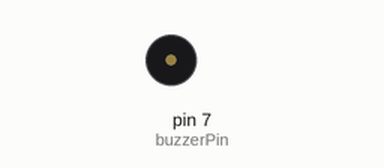
The sketch below on a simulated Arduino Uno, built with avr-gcc and run on an emulated ATmega328P. Shown: buzzer (waves = sounding).

Above: at 0.18 s.
At 5.38 s:
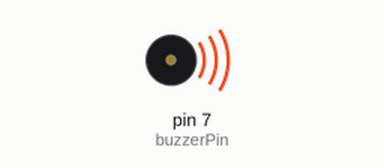
Timing chart, 0 to 6.8 s (numbered marks = the images above):
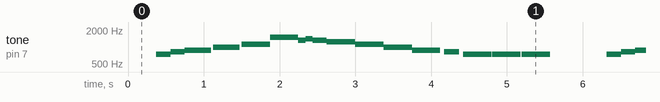

The sketch:

cream.ino
```cpp
/******************************************************************************

Making "music" with a LilyPad Buzzer
Jennifer Hasegawa

This code instructs a LilyPad Buzzer to play the C.R.E.A.M. hook by the Wu-Tang Clan.

For a great writeup on how a buzzer plays "notes," see https://learn.sparkfun.com/tutorials/lilypad-buzzer-hookup-guide#making-sounds-

******************************************************************************/
// Identify the pin the buzzer is hooked up to
int buzzerPin = 7;

// Name the notes used in the song and associate them with their frequencies. I looked these notes/frequencies up here: http://www.intmath.com/trigonometric-graphs/music.php
const int F1 = 698;
const int F1s = 740;
const int G1 = 784;
const int G1s = 831;
const int A = 880;
const int B = 988;
const int C = 1047;
const int Cs = 1109;
const int D = 1174;
const int Ds = 1245;
const int E = 1318;
const int F2 = 1397;
const int F2s = 1480;

void setup()
{
    // Set the buzzer pin as an OUTPUT
    pinMode(buzzerPin, OUTPUT);
}

void loop()
{
  // Use the tone() function to play each note in the tune. Use the noTone() function to insert rest beats. Carriage returns are used solely to visually indicate measures.
  noTone(buzzerPin);
  delay(375);
  tone(buzzerPin, F1s);
  delay(187);
  tone(buzzerPin, G1s);
  delay(187);
  tone(buzzerPin, A);
  delay(350);
  noTone(buzzerPin);
  delay(25);
  tone(buzzerPin, B);
  delay(350);
  noTone(buzzerPin);
  delay(25);

  tone(buzzerPin, Cs);
  delay(375);
  tone(buzzerPin, F2s);
  delay(375);
  tone(buzzerPin, E);
  delay(93);
  tone(buzzerPin, F2);
  delay(93);
  tone(buzzerPin, E);
  delay(187);
  tone(buzzerPin, Ds);
  delay(375);

  tone(buzzerPin, Cs);
  delay(375);
  tone(buzzerPin, B);
  delay(375);
  tone(buzzerPin, A);
  delay(375);
  noTone(buzzerPin);
  delay(50);
  tone(buzzerPin, G1s);
  delay(200);
  noTone(buzzerPin);
  delay(50);

  tone(buzzerPin, F1s);
  delay(375);
  noTone(buzzerPin);
  delay(10);
  tone(buzzerPin, F1s);
  delay(375);
  noTone(buzzerPin);
  delay(10);
  tone(buzzerPin, F1s);
  delay(375);
  noTone(buzzerPin);
  delay(375);
}
```

shorty.cpp
```cpp
//This code uses the following Lilypad Protosnap components: 4 white LEDs, 1 RGB LED, and 1 buzzer.
//The LEDs cycle on and off in time to the chorus of C.R.E.A.M by the Wu-Tang Clan played by the buzzer.

#include < Arduino.h >

//set white LED leds to their lilypad petals
int ledPin1 = 10;
int ledPin2 = A3;
int ledPin3 = 11;
int ledPin4 = A2;

//set red and green LEDS on RGB LED to their lilypad petals
int ledPinR = 9;
int ledPinG = 5;

//set buzzer to its lilypad petal
int buzzerPin = A5;

//set buzzer notes and their frequencies
int F1 = 698;
int F1s = 740;
int G1 = 784;
int G1s = 831;
int A = 880;
int B = 988;
int C = 1047;
int Cs = 1109;
int D = 1174;
int Ds = 1245;
int E = 1318;
int F2 = 1397;
int F2s = 1480;

void setup()
  //set white LEDs, red and green LED on RGB LED, and buzzer as outputs
  {
    pinMode(ledPin1, OUTPUT);
    pinMode(ledPin2, OUTPUT);
    pinMode(ledPin3, OUTPUT);
    pinMode(ledPin4, OUTPUT);

    pinMode(ledPinR, OUTPUT);
    pinMode(ledPinG, OUTPUT);

    pinMode(buzzerPin, OUTPUT);
  }

void loop()
{
  digitalWrite(ledPinG, HIGH); //green led off. lilypad protosnap RGB LED uses a common anode, thus HIGH = off.
  digitalWrite(ledPinR, LOW); //red on

  digitalWrite(ledPin1, HIGH); //top left white LED on
  digitalWrite(ledPin2, HIGH); //top right white LED on

  // Use the tone() function to play each note to the tune. Use the noTone() function to insert rest beats.
  noTone(buzzerPin);
  delay(375);
  tone(buzzerPin, F1s);
  delay(187);
  tone(buzzerPin, G1s);
  delay(187);
  tone(buzzerPin, A);
  delay(350);
  noTone(buzzerPin);
  delay(25);
  tone(buzzerPin, B);
  delay(350);
  noTone(buzzerPin);
  delay(25);

  digitalWrite(ledPinR, HIGH); //red LED off
  digitalWrite(ledPinG, LOW); //green LED on

  digitalWrite(ledPin1, LOW); //top left white LED off
  digitalWrite(ledPin2, LOW); //top right white LED off
  digitalWrite(ledPin3, HIGH); //bottom left white LED on
  digitalWrite(ledPin4, HIGH); //bottom right white LED on

  tone(buzzerPin, Cs);
  delay(375);
  tone(buzzerPin, F2s);
  delay(375);
  tone(buzzerPin, E);
  delay(93);
  tone(buzzerPin, F2);
  delay(93);
  tone(buzzerPin, E);
  delay(187);
  tone(buzzerPin, Ds);
  delay(375);

  digitalWrite(ledPinR, LOW); //red LED on
  digitalWrite(ledPinG, HIGH); //green LED off

  digitalWrite(ledPin1, HIGH); //top left on
  digitalWrite(ledPin2, HIGH); //top right on
  digitalWrite(ledPin3, LOW); //bottom left off
  digitalWrite(ledPin4, LOW); //bottom right off

  tone(buzzerPin, Cs);
  delay(375);
  tone(buzzerPin, B);
  delay(375);
  tone(buzzerPin, A);
  delay(375);
  noTone(buzzerPin);
  delay(50);
  tone(buzzerPin, G1s);
  delay(200);
  noTone(buzzerPin);
  delay(50);

  digitalWrite(ledPinG, LOW); //red LED on
  digitalWrite(ledPinR, HIGH); //green led off

  digitalWrite(ledPin1, LOW); //top left off
  digitalWrite(ledPin2, LOW); //top right off
  digitalWrite(ledPin3, HIGH); //bottom left on
  digitalWrite(ledPin4, HIGH); //bottom right on

  tone(buzzerPin, F1s);
  delay(375);
  noTone(buzzerPin);
  delay(10);
  tone(buzzerPin, F1s);
  delay(375);
  noTone(buzzerPin);
  delay(10);
  tone(buzzerPin, F1s);
  delay(375);
  noTone(buzzerPin);
  delay(375);

  digitalWrite(ledPin1, HIGH); //top left
  digitalWrite(ledPin2, HIGH); //top right
  digitalWrite(ledPin3, LOW); //bottom left
  digitalWrite(ledPin4, LOW); //bottom right
}
```

Measured:
- by itself, tone on pin 7 (buzzerPin): plays 740 Hz for 0.19 s, 831 Hz for 0.19 s, 880 Hz for 0.35 s, 988 Hz for 0.35 s, 1109 Hz for 0.38 s, 1480 Hz for 0.38 s … (374 notes in this stretch)
